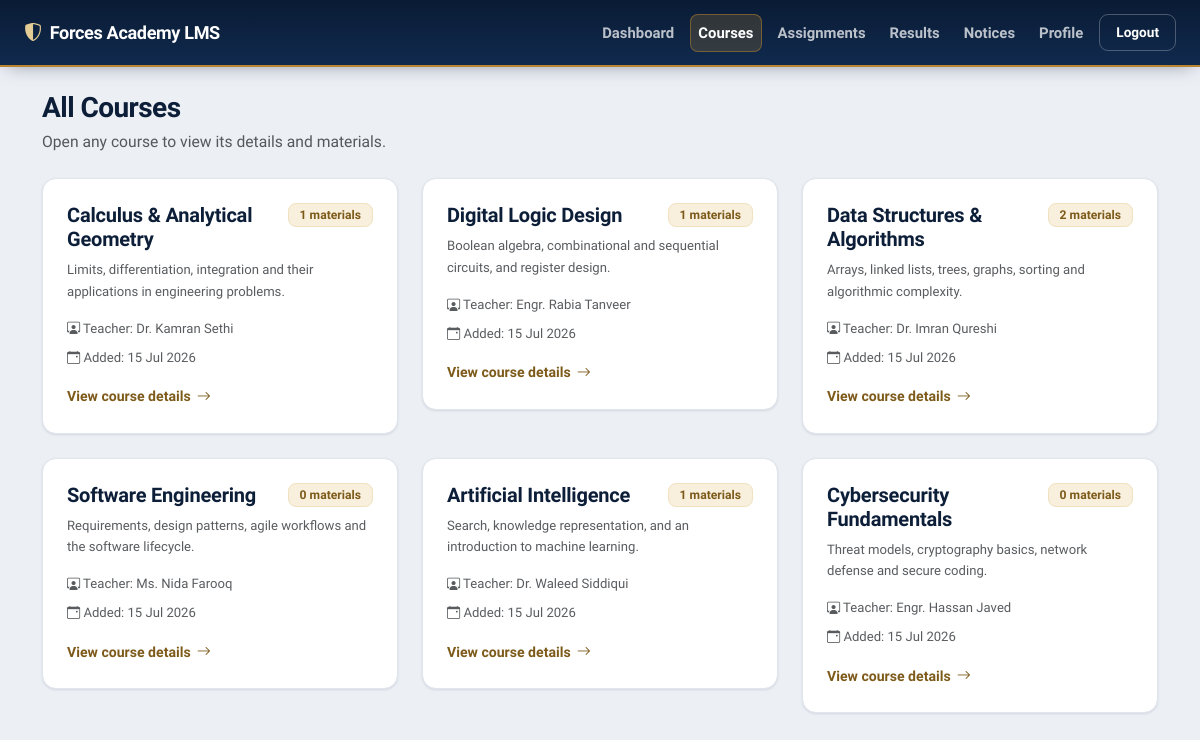
/courses.php (signed in), run on the app's committed database.
### tables this page shows
CREATE TABLE IF NOT EXISTS courses (
    id            INT(11) PRIMARY KEY AUTO_INCREMENT,
    course_name   VARCHAR(100) NOT NULL,
    description   TEXT,
    teacher_name  VARCHAR(100),
    created_at    TIMESTAMP DEFAULT CURRENT_TIMESTAMP
);

### config/auth.php (called while the page is built, shortened)
<?php
function e($value)
{
    return htmlspecialchars((string)$value, ENT_QUOTES, 'UTF-8');
}

### courses.php (the view, shortened to what this page needs)
<?php
require_once 'config/auth.php';
$courses = mysqli_query($conn, "
    SELECT c.id, c.course_name, c.description, c.teacher_name, c.created_at, COUNT(cm.id) AS material_count
    FROM courses c
    LEFT JOIN course_materials cm ON cm.course_id = c.id
    GROUP BY c.id
    ORDER BY c.created_at DESC
");
?>
<!DOCTYPE html>
<html lang="en">
<head>
<link href="https://cdn.jsdelivr.net/npm/bootstrap@5.3.0/dist/css/bootstrap.min.css" rel="stylesheet">
<link rel="stylesheet" href="https://cdn.jsdelivr.net/npm/bootstrap-icons@1.11.3/font/bootstrap-icons.css">
<link rel="stylesheet" href="css/style.css">
</head>
<body class="dashboard-body">
<nav class="navbar navbar-expand-lg navbar-dark app-navbar">
  <div class="container-fluid px-4">
    <a class="navbar-brand d-flex align-items-center gap-2" href="dashboard.php"><i class="bi bi-shield-shaded"></i> Forces Academy LMS</a>
    <div class="navbar-nav ms-auto flex-row gap-2 align-items-center">
      <a class="nav-link text-white" href="dashboard.php">Dashboard</a>
      <a class="nav-link text-white active" href="courses.php">Courses</a>
      <a class="nav-link text-white" href="assignments.php">Assignments</a>
      <a class="nav-link text-white" href="results.php">Results</a>
      <a class="nav-link text-white" href="notices.php">Notices</a>
      <a class="nav-link text-white" href="profile.php">Profile</a>
      <a class="btn btn-logout" href="logout.php">Logout</a>
    </div>
  </div>
</nav>
<div class="container py-4">
  <div class="page-hero mb-4">
    <h2 class="mb-1">All Courses</h2>
    <p class="text-muted mb-0">Open any course to view its details and materials.</p>
  </div>
  <div class="row g-4">
    <?php if (mysqli_num_rows($courses) > 0): ?>
      <?php while ($course = mysqli_fetch_assoc($courses)): ?>
        <div class="col-md-6 col-xl-4">
          <a class="course-link-wrap" href="course_detail.php?id=<?php echo (int) $course['id']; ?>">
            <div class="card course-card p-4 h-100">
              <div class="d-flex justify-content-between align-items-start gap-2 mb-2">
                <h5 class="mb-0"><?php echo e($course['course_name']); ?></h5>
                <span class="badge subtle-badge"><?php echo (int) $course['material_count']; ?> materials</span>
              </div>
              <p class="text-muted small mb-3"><?php echo e($course['description']); ?></p>
              <div class="mt-auto">
                <div class="small text-muted mb-2"><i class="bi bi-person-workspace"></i> Teacher: <?php echo e($course['teacher_name']); ?></div>
                <div class="small text-muted mb-3"><i class="bi bi-calendar-event"></i> Added: <?php echo date('d M Y', strtotime($course['created_at'])); ?></div>
                <span class="course-open-text">View course details <i class="bi bi-arrow-right"></i></span>
              </div>
            </div>
          </a>
        </div>
      <?php endwhile; ?>
    <?php endif; ?>
  </div>
</div>
</body>
</html>

### css/style.css (style rules this page uses)
:root { --ink:#0a1b34; --ink-2:#102a4e; --ink-3:#16365f; --brass:#b8862f; --brass-600:#9a6f22; --brass-700:#7d5a1a; --brass-050:#f8f0dd; --brass-100:#f0e1bf; --brass-200:#e4cd95; --brand:var(--brass); --brand-700:var(--brass-700); --brand-600:var(--brass-600); --brand-500:var(--brass); --brand-050:var(--brass-050); --brand-100:var(--brass-100); --brand-200:var(--brass-200); --blue:var(--brass);--blue-dark:var(--brass-700);--blue-light:var(--brass); --blue-50:var(--brass-050);--blue-100:var(--brass-100); --navy:var(--ink);--navy-2:var(--ink-2); --heading:#0d1e38; --ink-text:#0d1e38; --text:#33404f; --muted:#697687; --bg:#eceff4; --surface:#ffffff; --surface-2:#f5f7fb; --line:#e0e5ee; --line-2:#eef1f6; --success:#1f8a5b; --success-bg:#e6f5ee; --success-line:#b8e6cd; --danger:#c23b34; --danger-bg:#fbeceb; --danger-line:#f2c5c1; --warn-bg:#fbf2df; --warn-line:#eddaad; --warn-ink:#7d5a1a; --radius:14px; --radius-sm:10px; --radius-xs:8px; --shadow-xs:0 1px 2px rgba(10,27,52,.06); --shadow-sm:0 1px 3px rgba(10,27,52,.07),0 1px 2px rgba(10,27,52,.04); --shadow:0 12px 30px -14px rgba(10,27,52,.32),0 2px 6px rgba(10,27,52,.06); --shadow-lg:0 30px 60px -22px rgba(10,27,52,.42),0 6px 14px rgba(10,27,52,.10); --ring:0 0 0 4px rgba(184,134,47,.20); }
* { box-sizing:border-box; }
body { font-family:'Public Sans','Segoe UI',system-ui,Arial,sans-serif; margin:0;color:var(--text);font-size:15px;line-height:1.62; -webkit-font-smoothing:antialiased;text-rendering:optimizeLegibility; }
a { text-decoration:none;color:var(--brass-700);transition:color .15s; }
h1,h2,h3,h4,h5,h6 { font-family:'Bricolage Grotesque','Public Sans',system-ui,sans-serif; color:var(--heading);letter-spacing:-.01em;font-weight:800; }
.dashboard-body { background:var(--bg);min-height:100vh; }
.app-navbar { background:linear-gradient(180deg,var(--ink),var(--ink-2)); padding:13px 0;box-shadow:0 4px 20px -8px rgba(10,27,52,.55); border-bottom:2px solid var(--brass); }
.app-navbar .navbar-brand { font-family:'Bricolage Grotesque';font-weight:800;font-size:1.13rem;color:#fff;letter-spacing:-.02em; }
.app-navbar .navbar-brand i { color:var(--brass-200); }
.app-navbar .nav-link { color:rgba(255,255,255,.72)!important;font-weight:600;font-size:.93rem;padding:7px 13px;border-radius:8px;transition:.15s; }
.app-navbar .nav-link.active { color:#fff!important;background:rgba(184,134,47,.22);box-shadow:inset 0 0 0 1px rgba(184,134,47,.5); }
.btn-logout { border:1px solid rgba(255,255,255,.26);color:#fff;border-radius:9px;font-size:.85rem;font-weight:600;padding:7px 16px;transition:.15s; }
.welcome-banner,.page-hero { margin-bottom:6px; }
.welcome-banner h2,.page-hero h2 { font-weight:800;letter-spacing:-.02em;font-size:1.75rem; }
.welcome-banner p,.page-hero p { font-size:.98rem;color:var(--muted); }
.card { border:1px solid var(--line);border-radius:var(--radius);background:var(--surface);box-shadow:var(--shadow-sm); }
.course-link-wrap,.notice-link-wrap { display:block;color:inherit; }
.course-tile,.course-card,.material-card { background:var(--surface);border:1px solid var(--line);border-radius:var(--radius);height:100%; transition:transform .18s ease,box-shadow .18s ease,border-color .18s ease; }
.course-tile h6,.course-card h5 { color:var(--heading);font-weight:700; }
.badge.subtle-badge,.subtle-badge, .badge.teacher-badge,.teacher-badge, .badge-soft,.detail-meta-pill { display:inline-flex;align-items:center;gap:6px; background:var(--brass-050);color:var(--brass-700)!important;border:1px solid var(--brass-100); font-weight:600;font-size:.76rem;padding:5px 11px;border-radius:8px;white-space:nowrap; }
.course-open-text { color:var(--brass-700);font-weight:700;font-size:.88rem;display:inline-flex;align-items:center;gap:6px;transition:gap .15s; }

### data on the page
courses: course_name "Calculus & Analytical Geometry", material_count "1", description "Limits, differentiation, integration and their applications in engineering problems.", teacher_name "Dr. Kamran Sethi", created_at "15 Jul 2026"
courses: course_name "Digital Logic Design", material_count "1", description "Boolean algebra, combinational and sequential circuits, and register design.", teacher_name "Engr. Rabia Tanveer", created_at "15 Jul 2026"
courses: course_name "Data Structures & Algorithms", material_count "2", description "Arrays, linked lists, trees, graphs, sorting and algorithmic complexity.", teacher_name "Dr. Imran Qureshi", created_at "15 Jul 2026"
courses: course_name "Software Engineering", material_count "0", description "Requirements, design patterns, agile workflows and the software lifecycle.", teacher_name "Ms. Nida Farooq", created_at "15 Jul 2026"
courses: course_name "Artificial Intelligence", material_count "1", description "Search, knowledge representation, and an introduction to machine learning.", teacher_name "Dr. Waleed Siddiqui", created_at "15 Jul 2026"
courses: course_name "Cybersecurity Fundamentals", material_count "0", description "Threat models, cryptography basics, network defense and secure coding.", teacher_name "Engr. Hassan Javed", created_at "15 Jul 2026"
